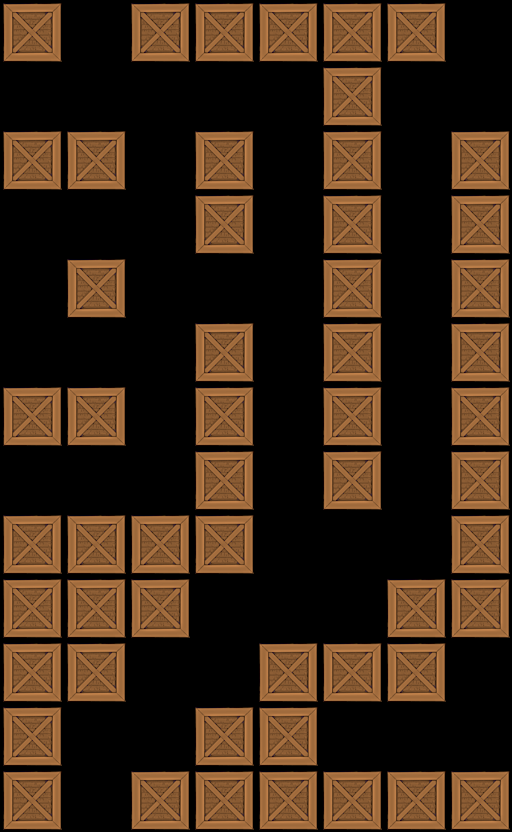

Tiled map render using the project's own tile images. Description and the map definition, with tile-layer contents summarised, below:
An orthogonal 8x13 tile map with 64x64 px tiles, 1 tile layer (Tile Layer 1).

<map version="1.0" orientation="orthogonal" width="8" height="13" tilewidth="64" tileheight="64">
 <tileset firstgid="1" name="crate" tilewidth="64" tileheight="64">
  <image source="../../crate3.png" width="64" height="64" />
 </tileset>
 <layer name="Tile Layer 1" width="8" height="13">
  <data>[104 cells, 54 non-empty, 1 distinct tile ids]</data>
 </layer>
</map>
